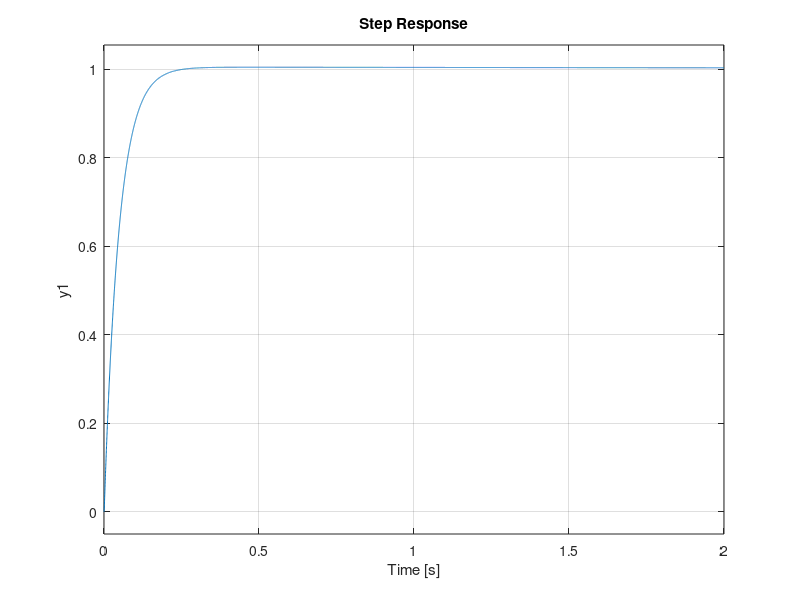

Source code (MATLAB):
% Motor params
R = 5.5;                % [Ohm]
L = 0.0028;             % [H]
phi = 0.5;              % [Wb]
k = 1;                  % []
J = 0.5;                % [kg m^2]
Cr = 0.1;               % [Nm] Assumed Cr constant.
V = 24;

% Building the system
H = [L 0; 0 J];
A = inv(H)*[-R -k*phi; k*phi 0];
B = inv(H)*[V ; -Cr];
C = [0 1];

% Steady state solution with a unit voltage step input
-inv(A)*B % current / angular speed
% OUTPUT
%
%ans =
%
%    0.2000
%   45.8000

% State space system
sys = ss(A, B, C, 0, 'StateName',{'Current' 'Angular speed'},'InputName','Voltage');

% System response to unit voltage step
step(sys)

%%
% Series connection with PI regulator and then negative feedback
t = feedback(series(pid(5,1), sys), 1);
% New system response to a unit voltage step
step(t)
